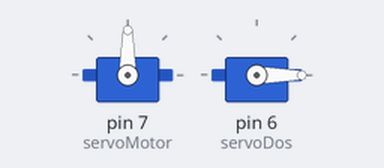
Bench run of a sketch on a simulated Arduino Uno, built with avr-gcc and run on an emulated ATmega328P. On the bench: 2 × servo.

Above: at 0.05 s.
At 0.85 s:
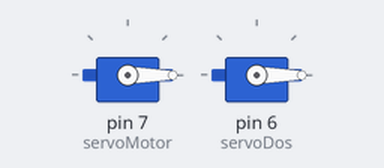
At 1.7 s:
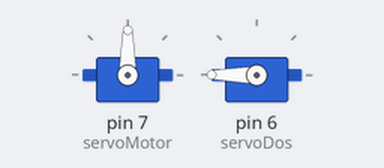
At 3.4 s:
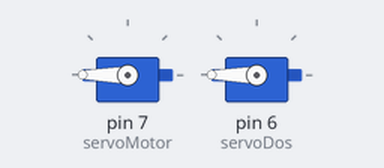
Timing chart, 0 to 7.8 s (numbered marks = the images above):
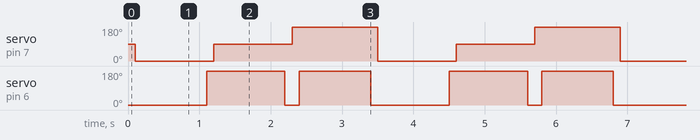

The sketch:

servo.ino
```cpp
// Incluímos la librería para poder controlar el servo
#include <Servo.h>

// Declaramos la variable para controlar el servo
Servo servoMotor;
Servo servoDos;

void setup() {
  // Iniciamos el monitor serie para mostrar el resultado
  Serial.begin(9600);

  // Iniciamos el servo para que empiece a trabajar con el pin 9
  servoMotor.attach(7);
  servoDos.attach(6);
}

void loop() {
  servoDos.write(0);
  // Desplazamos a la posición 0º
  delay(100);
  servoMotor.write(0);
  // Esperamos 1 segundo
  delay(1000);
  servoDos.write(180);
   delay(100);
  // Desplazamos a la posición 90º
  servoMotor.write(90);
  // Esperamos 1 segundo
  delay(1000);
  servoDos.write(0);
   delay(100);
  // Desplazamos a la posición 180º
  servoMotor.write(180);
   delay(100);
  servoDos.write(180);
  // Esperamos 1 segundo
  delay(1000);
}
```

Measured:
- by itself, servo on pin 7 (servoMotor): repeats every 3.4 s: 90° 1.1 s, 180° 1.2 s, 0° 1.1 s
- by itself, servo on pin 6 (servoDos): repeats every 3.4 s: 0° 0.20 s, 180° 1.0 s, 0° 1.1 s, 180° 1.1 s
